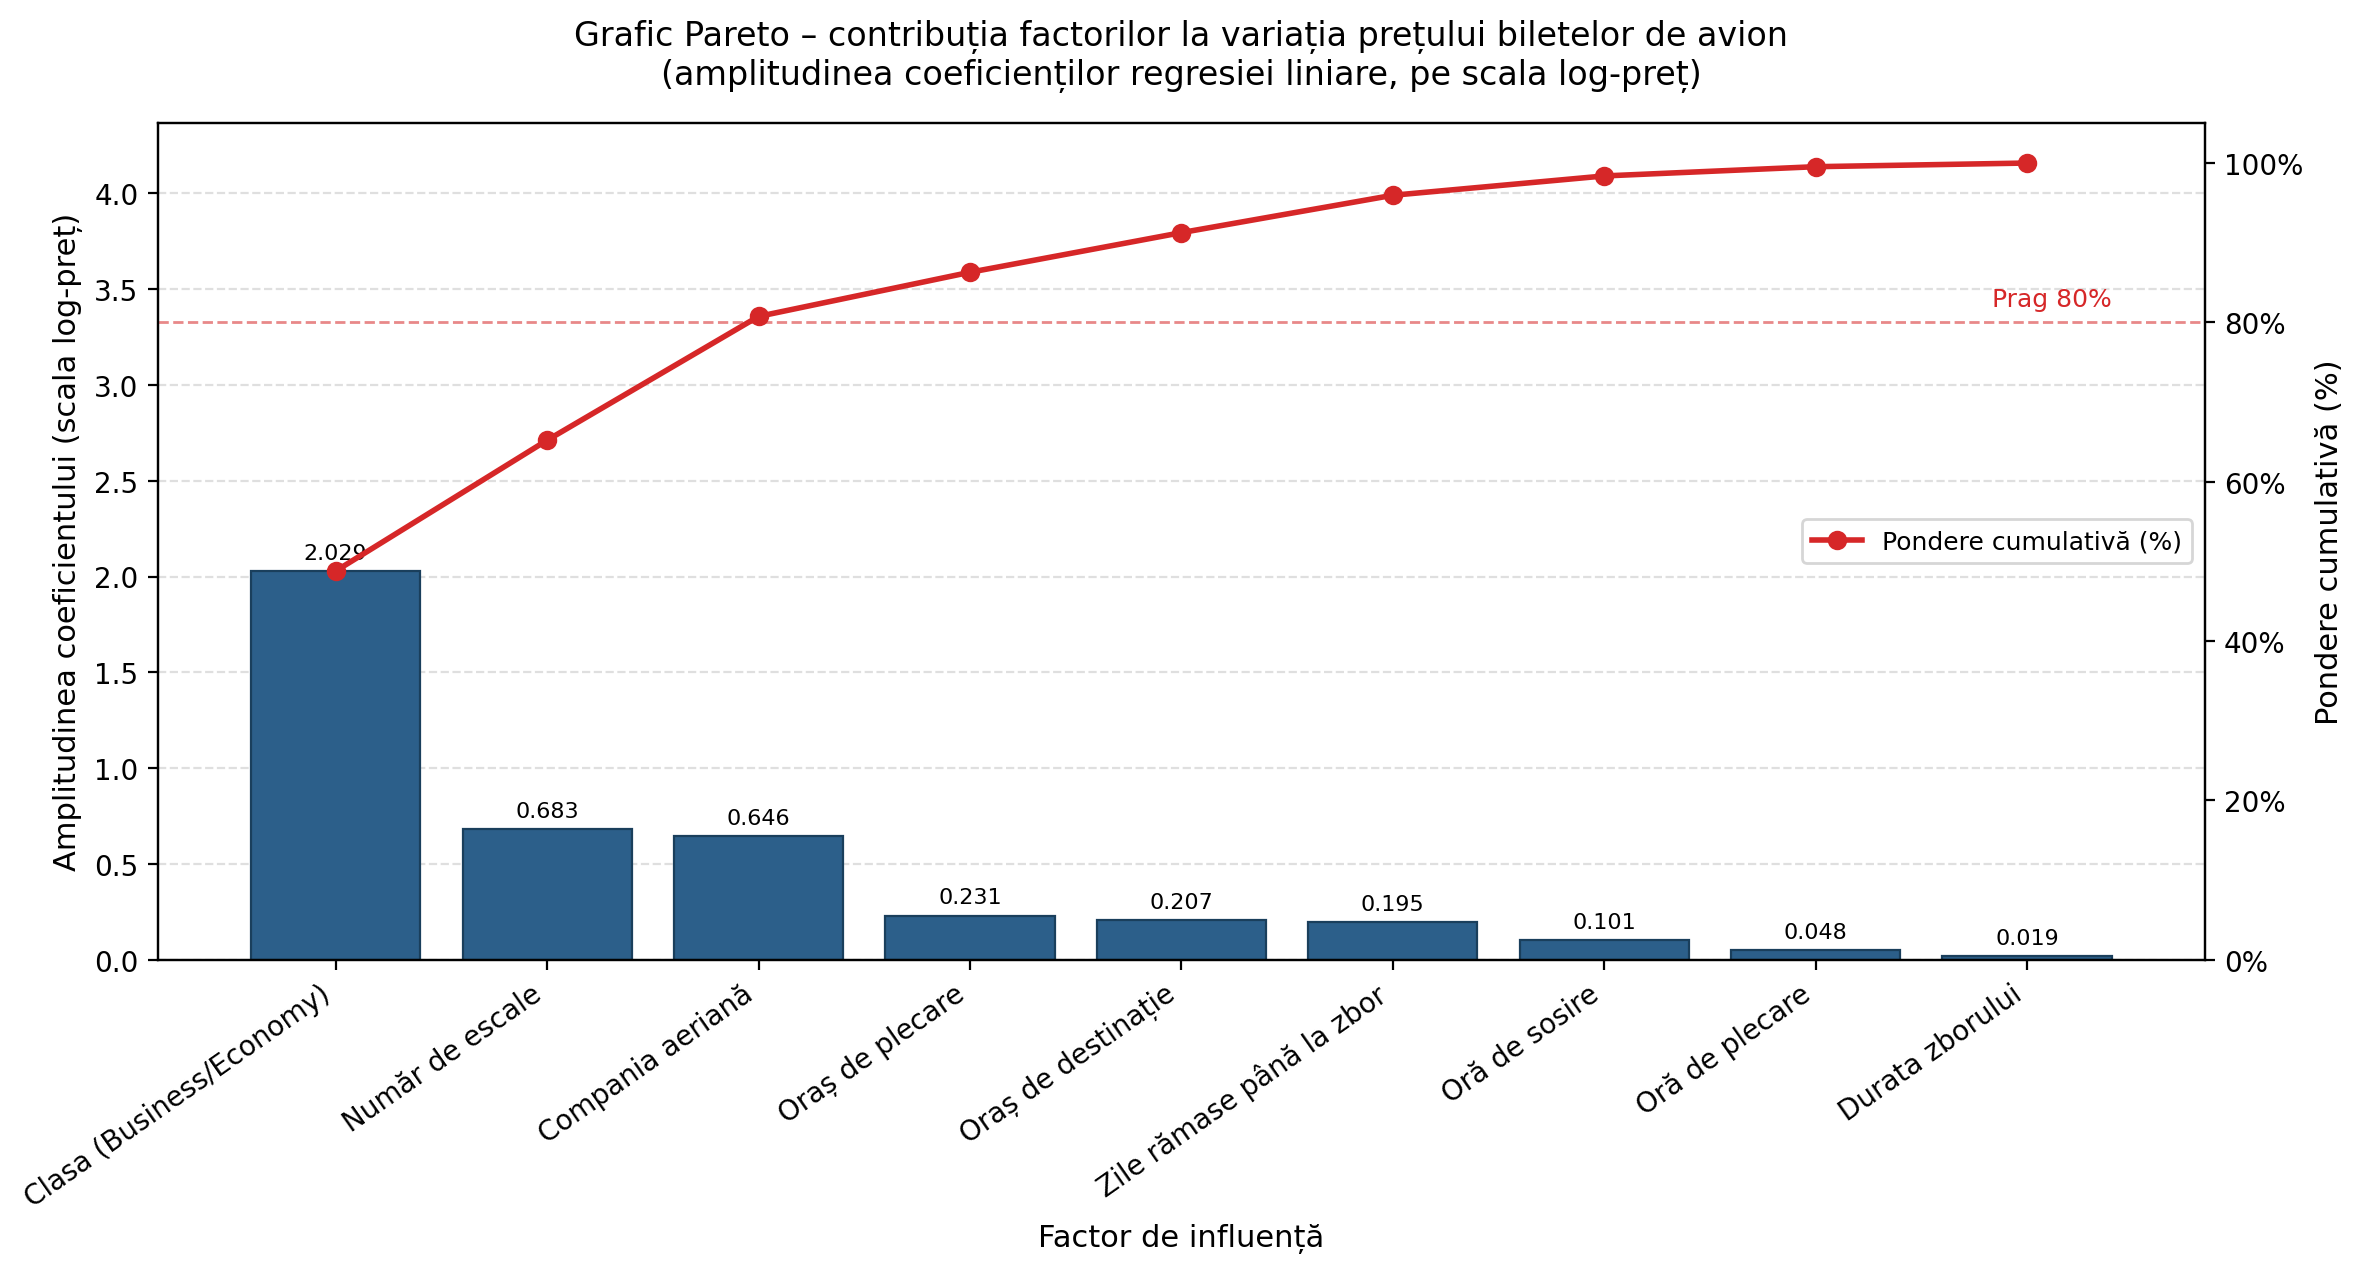

Reproduce this figure in Python.
import numpy as np
import pandas as pd
import matplotlib.pyplot as plt
import matplotlib.ticker as mtick
from sklearn.linear_model import LinearRegression
from sklearn.preprocessing import OneHotEncoder, StandardScaler
from sklearn.compose import ColumnTransformer
from sklearn.pipeline import Pipeline

# ── Date ─────────────────────────────────────────────────────────────────────
df = pd.read_csv("backend/Clean_Dataset.csv")
if "Unnamed: 0" in df.columns:
    df = df.drop("Unnamed: 0", axis=1)

num_features = ["duration", "days_left"]
Q1, Q3 = df[num_features].quantile(0.25), df[num_features].quantile(0.75)
IQR = Q3 - Q1
df = df[~((df[num_features] < Q1 - 1.5 * IQR) | (df[num_features] > Q3 + 1.5 * IQR)).any(axis=1)]

cat_features = [
    "airline", "source_city", "departure_time", "stops",
    "arrival_time", "destination_city", "class"
]

X = df.drop("price", axis=1)
y = np.log1p(df["price"])

# ── Model ─────────────────────────────────────────────────────────────────────
pipe = Pipeline([
    ("pre", ColumnTransformer([
        ("cat", OneHotEncoder(handle_unknown="ignore"), cat_features),
        ("num", StandardScaler(), num_features),
    ])),
    ("lr", LinearRegression()),
])
pipe.fit(X, y)

# ── Extragere coeficienți ─────────────────────────────────────────────────────
ohe = pipe.named_steps["pre"].named_transformers_["cat"]
cat_cols = list(ohe.get_feature_names_out(cat_features))
all_cols = cat_cols + num_features
coefs = pipe.named_steps["lr"].coef_

coef_df = pd.DataFrame({"feature": all_cols, "coef": coefs})

def get_group(fname):
    for orig in cat_features:
        if fname.startswith(orig + "_"):
            return orig
    return fname

coef_df["group"] = coef_df["feature"].apply(get_group)

# Calcul impact
group_impact = {}
for grp, sub in coef_df.groupby("group"):
    if grp in num_features:
        group_impact[grp] = abs(sub["coef"].iloc[0])
    else:
        group_impact[grp] = sub["coef"].max() - sub["coef"].min()

labels_ro = {
    "class":            "Clasa (Business/Economy)",
    "days_left":        "Zile rămase până la zbor",
    "airline":          "Compania aeriană",
    "stops":            "Număr de escale",
    "duration":         "Durata zborului",
    "source_city":      "Oraș de plecare",
    "destination_city": "Oraș de destinație",
    "departure_time":   "Oră de plecare",
    "arrival_time":     "Oră de sosire",
}

# Sortare descrescătoare
items = sorted(group_impact.items(), key=lambda x: x[1], reverse=True)
labels = [labels_ro.get(k, k) for k, _ in items]
values = [v for _, v in items]

total = sum(values)
# Calculăm valorile cumulate ca sumă brută pentru a le mapa pe axa stângă
cumulative_values = np.cumsum(values) 
# Procentul calculat corect pentru axa dreaptă
cumulative_perc = (cumulative_values / total) * 100

# ── Grafic Pareto Modificat ───────────────────────────────────────────────────
fig, ax1 = plt.subplots(figsize=(12, 6.5)) # Mărit puțin pe înălțime pentru etichete

bars = ax1.bar(labels, values, color="#2c5f8a", edgecolor="#1a3f5c",
               linewidth=0.8, zorder=2)
ax1.set_ylabel("Amplitudinea coeficientului (scala log-preț)", fontsize=11)
ax1.set_xlabel("Factor de influență", fontsize=11)
ax1.set_xticks(range(len(labels)))
# Am mărit rotația la 35 de grade pentru a elimina suprapunerile de text
ax1.set_xticklabels(labels, rotation=35, ha="right", fontsize=10)
ax1.grid(axis="y", linestyle="--", alpha=0.4, zorder=1)

# CRUCIAL PENTRU PARETO: Alinierea axelor stânga-dreapta
ax1.set_ylim(0, total * 1.05) 

ax2 = ax1.twinx()
# Plotăm linia roșie direct raportată la procentul corect
ax2.plot(range(len(labels)), cumulative_perc, color="#d62728", marker="o",
         linewidth=2, markersize=6, label="Pondere cumulativă (%)", zorder=3)

ax2.axhline(y=80, color="#d62728", linestyle="--", linewidth=1, alpha=0.55, zorder=2)
ax2.text(len(labels) - 0.6, 82, "Prag 80%", color="#d62728", fontsize=9, ha="right")

ax2.yaxis.set_major_formatter(mtick.PercentFormatter())
ax2.set_ylabel("Pondere cumulativă (%)", fontsize=11)
# Forțăm axa procentuală să fie fix de la 0 la 105%, perfect aliniată cu axa stângă
ax2.set_ylim(0, 105) 

# Adăugare etichete de valori deasupra barelor
for bar, val in zip(bars, values):
    ax1.text(
        bar.get_x() + bar.get_width() / 2,
        bar.get_height() + total * 0.01,
        f"{val:.3f}", ha="center", va="bottom", fontsize=8,
    )

ax1.set_title(
    "Grafic Pareto – contribuția factorilor la variația prețului biletelor de avion\n"
    "(amplitudinea coeficienților regresiei liniare, pe scala log-preț)",
    fontsize=12, pad=14,
)
ax2.legend(loc="center right", fontsize=9)
fig.tight_layout()
fig.savefig("pareto_factori_pret.png", dpi=200, bbox_inches="tight")
print("Salvat corect: pareto_factori_pret.png")
plt.show()
